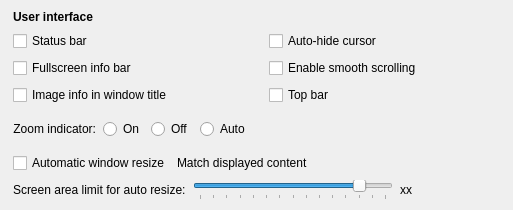
                <widget class="QWidget" name="UIOptionsGroup" native="true">
                 <property name="accessibleName">
                  <string notr="true">SGroup</string>
                 </property>
                 <layout class="QVBoxLayout" name="verticalLayout_11">
                  <property name="spacing">
                   <number>7</number>
                  </property>
                  <property name="sizeConstraint">
                   <enum>QLayout::SetDefaultConstraint</enum>
                  </property>
                  <property name="leftMargin">
                   <number>13</number>
                  </property>
                  <property name="topMargin">
                   <number>10</number>
                  </property>
                  <property name="rightMargin">
                   <number>13</number>
                  </property>
                  <property name="bottomMargin">
                   <number>10</number>
                  </property>
                  <item>
                   <layout class="QHBoxLayout" name="horizontalLayout_16">
                    <property name="leftMargin">
                     <number>0</number>
                    </property>
                    <property name="topMargin">
                     <number>0</number>
                    </property>
                    <property name="rightMargin">
                     <number>0</number>
                    </property>
                    <property name="bottomMargin">
                     <number>0</number>
                    </property>
                    <item>
                     <widget class="QLabel" name="label_15">
                      <property name="font">
                       <font>
                        <bold>true</bold>
                       </font>
                      </property>
                      <property name="text">
                       <string>User interface</string>
                      </property>
                      <property name="alignment">
                       <set>Qt::AlignLeading|Qt::AlignLeft|Qt::AlignVCenter</set>
                      </property>
                     </widget>
                    </item>
                   </layout>
                  </item>
                  <item>
                   <layout class="QVBoxLayout" name="verticalLayout_7">
                    <property name="spacing">
                     <number>7</number>
                    </property>
                    <property name="sizeConstraint">
                     <enum>QLayout::SetDefaultConstraint</enum>
                    </property>
                    <property name="leftMargin">
                     <number>0</number>
                    </property>
                    <property name="topMargin">
                     <number>0</number>
                    </property>
                    <property name="rightMargin">
                     <number>0</number>
                    </property>
                    <property name="bottomMargin">
                     <number>0</number>
                    </property>
                    <item>
                     <layout class="QGridLayout" name="gridLayout">
                      <property name="sizeConstraint">
                       <enum>QLayout::SetDefaultConstraint</enum>
                      </property>
                      <property name="leftMargin">
                       <number>0</number>
                      </property>
                      <property name="topMargin">
                       <number>0</number>
                      </property>
                      <property name="rightMargin">
                       <number>0</number>
                      </property>
                      <property name="bottomMargin">
                       <number>0</number>
                      </property>
                      <property name="horizontalSpacing">
                       <number>6</number>
                      </property>
                      <property name="verticalSpacing">
                       <number>7</number>
                      </property>
                      <item row="2" column="1" colspan="2">
                       <widget class="QCheckBox" name="showTopBar">
                        <property name="toolTip">
                         <string>Toolbar with file info and quick access buttons (hidden in fullscreen).</string>
                        </property>
                        <property name="text">
                         <string>Top bar</string>
                        </property>
                       </widget>
                      </item>
                      <item row="2" column="0">
                       <widget class="QCheckBox" name="showExtendedInfoTitle">
                        <property name="text">
                         <string>Image info in window title</string>
                        </property>
                       </widget>
                      </item>
                      <item row="0" column="2">
                       <spacer name="horizontalSpacer_20">
                        <property name="orientation">
                         <enum>Qt::Horizontal</enum>
                        </property>
                        <property name="sizeHint" stdset="0">
                         <size>
                          <width>40</width>
                          <height>10</height>
                         </size>
                        </property>
                       </spacer>
                      </item>
                      <item row="0" column="1">
                       <widget class="QCheckBox" name="cursorAutohideCheckBox">
                        <property name="text">
                         <string>Auto-hide cursor</string>
                        </property>
                       </widget>
                      </item>
                      <item row="1" column="1" colspan="2">
                       <widget class="QCheckBox" name="enableSmoothScrollCheckBox">
                        <property name="toolTip">
                         <string>Turn this off if you are using a touchpad with libinput driver.</string>
                        </property>
                        <property name="text">
                         <string>Enable smooth scrolling</string>
                        </property>
                       </widget>
                      </item>
                      <item row="1" column="0">
                       <widget class="QCheckBox" name="showInfoBarFullscreen">
                        <property name="text">
                         <string>Fullscreen info bar</string>
                        </property>
                       </widget>
                      </item>
                      <item row="0" column="0">
                       <widget class="QCheckBox" name="showInfoBarWindowed">
                        <property name="minimumSize">
                         <size>
                          <width>250</width>
                          <height>0</height>
                         </size>
                        </property>
                        <property name="text">
                         <string>Status bar</string>
                        </property>
                       </widget>
                      </item>
                     </layout>
                    </item>
                    <item>
                     <widget class="QWidget" name="widget_9" native="true">
                      <property name="accessibleName">
                       <string notr="true">SLine</string>
                      </property>
                     </widget>
                    </item>
                    <item>
                     <layout class="QHBoxLayout" name="horizontalLayout_23">
                      <property name="leftMargin">
                       <number>0</number>
                      </property>
                      <property name="topMargin">
                       <number>0</number>
                      </property>
                      <property name="rightMargin">
                       <number>0</number>
                      </property>
                      <item>
                       <widget class="QLabel" name="label">
                        <property name="sizePolicy">
                         <sizepolicy hsizetype="Minimum" vsizetype="Preferred">
                          <horstretch>0</horstretch>
                          <verstretch>0</verstretch>
                         </sizepolicy>
                        </property>
                        <property name="text">
                         <string>Zoom indicator:</string>
                        </property>
                        <property name="alignment">
                         <set>Qt::AlignRight|Qt::AlignTrailing|Qt::AlignVCenter</set>
                        </property>
                       </widget>
                      </item>
                      <item>
                       <widget class="QRadioButton" name="zoomIndicatorOn">
                        <property name="text">
                         <string>On</string>
                        </property>
                       </widget>
                      </item>
                      <item>
                       <widget class="QRadioButton" name="zoomIndicatorOff">
                        <property name="text">
                         <string>Off</string>
                        </property>
                       </widget>
                      </item>
                      <item>
                       <widget class="QRadioButton" name="zoomIndicatorAuto">
                        <property name="text">
                         <string>Auto</string>
                        </property>
                       </widget>
                      </item>
                      <item>
                       <spacer name="horizontalSpacer_6">
                        <property name="orientation">
                         <enum>Qt::Horizontal</enum>
                        </property>
                        <property name="sizeHint" stdset="0">
                         <size>
                          <width>40</width>
                          <height>20</height>
                         </size>
                        </property>
                       </spacer>
                      </item>
                     </layout>
                    </item>
                    <item>
                     <widget class="QWidget" name="widget_19" native="true">
                      <property name="accessibleName">
                       <string notr="true">SLine</string>
                      </property>
                     </widget>
                    </item>
                    <item>
                     <layout class="QHBoxLayout" name="horizontalLayout_28">
                      <property name="leftMargin">
                       <number>0</number>
                      </property>
                      <property name="topMargin">
                       <number>0</number>
                      </property>
                      <property name="rightMargin">
                       <number>0</number>
                      </property>
                      <item>
                       <widget class="QCheckBox" name="autoResizeWindowCheckBox">
                        <property name="text">
                         <string>Automatic window resize</string>
                        </property>
                       </widget>
                      </item>
                      <item>
                       <widget class="QLabel" name="label_50">
                        <property name="accessibleName">
                         <string notr="true">SNoteText</string>
                        </property>
                        <property name="text">
                         <string>Match displayed content</string>
                        </property>
                       </widget>
                      </item>
                      <item>
                       <spacer name="horizontalSpacer_19">
                        <property name="orientation">
                         <enum>Qt::Horizontal</enum>
                        </property>
                        <property name="sizeHint" stdset="0">
                         <size>
                          <width>40</width>
                          <height>20</height>
                         </size>
                        </property>
                       </spacer>
                      </item>
                     </layout>
                    </item>
                    <item>
                     <layout class="QHBoxLayout" name="horizontalLayout_19">
                      <property name="leftMargin">
                       <number>0</number>
                      </property>
                      <property name="topMargin">
                       <number>0</number>
                      </property>
                      <property name="rightMargin">
                       <number>0</number>
                      </property>
                      <property name="bottomMargin">
                       <number>0</number>
                      </property>
                      <item>
                       <widget class="QLabel" name="label_39">
                        <property name="text">
                         <string>Screen area limit for auto resize:</string>
                        </property>
                       </widget>
                      </item>
                      <item>
                       <widget class="QSlider" name="autoResizeLimitSlider">
                        <property name="sizePolicy">
                         <sizepolicy hsizetype="Fixed" vsizetype="Preferred">
                          <horstretch>0</horstretch>
                          <verstretch>0</verstretch>
                         </sizepolicy>
                        </property>
                        <property name="minimumSize">
                         <size>
                          <width>200</width>
                          <height>0</height>
                         </size>
                        </property>
                        <property name="minimum">
                         <number>6</number>
                        </property>
                        <property name="maximum">
                         <number>20</number>
                        </property>
                        <property name="singleStep">
                         <number>1</number>
                        </property>
                        <property name="pageStep">
                         <number>2</number>
                        </property>
                        <property name="value">
                         <number>18</number>
                        </property>
                        <property name="orientation">
                         <enum>Qt::Horizontal</enum>
                        </property>
                        <property name="tickPosition">
                         <enum>QSlider::TicksBelow</enum>
                        </property>
                        <property name="tickInterval">
                         <number>1</number>
                        </property>
                       </widget>
                      </item>
                      <item>
                       <widget class="QLabel" name="autoResizeLimit">
                        <property name="sizePolicy">
                         <sizepolicy hsizetype="Fixed" vsizetype="Preferred">
                          <horstretch>0</horstretch>
                          <verstretch>0</verstretch>
                         </sizepolicy>
                        </property>
                        <property name="minimumSize">
                         <size>
                          <width>60</width>
                          <height>0</height>
                         </size>
                        </property>
                        <property name="maximumSize">
                         <size>
                          <width>60</width>
                          <height>16777215</height>
                         </size>
                        </property>
                        <property name="text">
                         <string>xx</string>
                        </property>
                        <property name="alignment">
                         <set>Qt::AlignLeading|Qt::AlignLeft|Qt::AlignVCenter</set>
                        </property>
                       </widget>
                      </item>
                      <item>
                       <spacer name="horizontalSpacer_17">
                        <property name="orientation">
                         <enum>Qt::Horizontal</enum>
                        </property>
                        <property name="sizeHint" stdset="0">
                         <size>
                          <width>40</width>
                          <height>20</height>
                         </size>
                        </property>
                       </spacer>
                      </item>
                     </layout>
                    </item>
                   </layout>
                  </item>
                 </layout>
                </widget>
